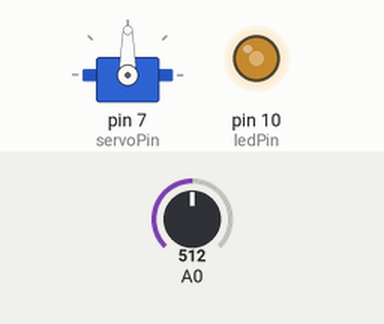
Recording of a sketch running on a simulated Arduino Uno, built with avr-gcc and run on an emulated ATmega328P. Shown: servo, output pins drawn as LEDs (lit = HIGH). The inputs (shaded band) are chosen by the test bench; at power-on: A0 = 512.

Above: at 1.2 s.
1.3 s: A0 set to 716
At 2.5 s:
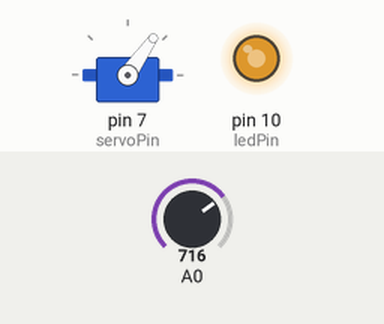
2.8 s: A0 set to 900
At 3.8 s:
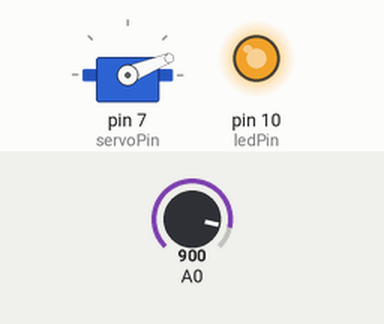
4.3 s: A0 set to 1023
At 4.6 s:
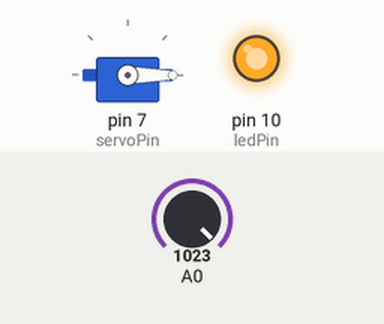
5.8 s: A0 set to 306
At 7.0 s:
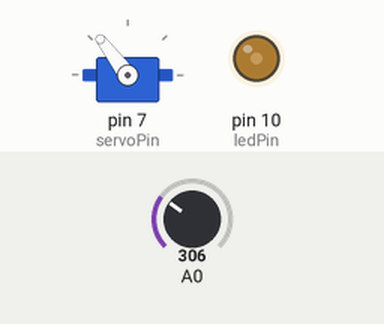
7.3 s: A0 set to 122
At 8.3 s:
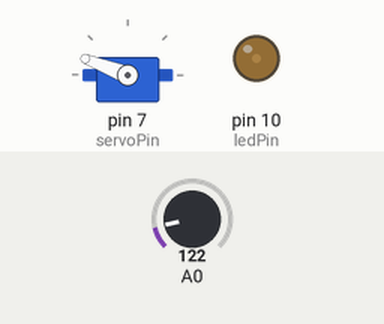
Timing chart, 0 to 9.8 s (numbered marks = the images above; inputs shaded):
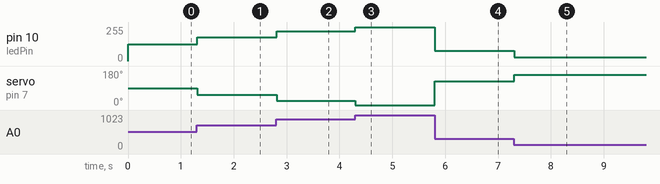

Measured:
- after the input at 1.3 s, pin 10 (ledPin): 127/255 → 178/255 at once; servo on pin 7 (servoPin): 90° → 55° at once
- after the input at 2.8 s, pin 10 (ledPin): 178/255 → 224/255 at once; servo on pin 7 (servoPin): 55° → 22° at once
- after the input at 4.3 s, pin 10 (ledPin): 224/255 → 255/255 at once; servo on pin 7 (servoPin): 22° → 0° at once
- after the input at 5.8 s, pin 10 (ledPin): 255/255 → 76/255 at once; servo on pin 7 (servoPin): 0° → 127° at once
- after the input at 7.3 s, pin 10 (ledPin): 76/255 → 30/255 at once; servo on pin 7 (servoPin): 127° → 159° at once

The sketch:

AnalogReadSerial.ino
```cpp
#include <Servo.h>

int ledPin = 10;
Servo servo;
int servoPin = 7;

// the setup routine runs once when you press reset:
void setup() {
  // initialize serial communication at 9600 bits per second:
  Serial.begin(9600);

  pinMode (ledPin, OUTPUT);
  servo.attach(servoPin);
}

int ledValue = 0;
int servoValue = 0;

// the loop routine runs over and over again forever:
void loop() {
  // read the input on analog pin 0:
  int sensorValue = analogRead(A0);
  ledValue = map(sensorValue, 0, 1023, 0, 255);
  servoValue = map(sensorValue, 0, 1023, 180, 0);

  analogWrite(ledPin, ledValue);
  servo.write(servoValue);


  // print out the value you read:
  //Serial.println(sensorValue);
  delay(10);        // delay in between reads for stability
}
```
